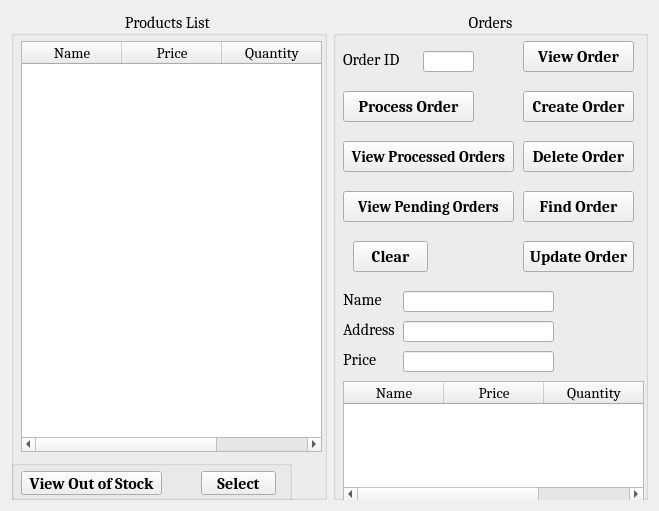
<?xml version="1.0" encoding="UTF-8"?>
<ui version="4.0">
 <class>OrdersForm</class>
 <widget class="QWidget" name="OrdersForm">
  <property name="geometry">
   <rect>
    <x>0</x>
    <y>0</y>
    <width>659</width>
    <height>511</height>
   </rect>
  </property>
  <property name="windowTitle">
   <string>Grocery Store</string>
  </property>
  <layout class="QGridLayout" name="gridLayout">
   <item row="0" column="0">
    <widget class="QGroupBox" name="ProductsList">
     <property name="font">
      <font>
       <family>Cambria</family>
       <pointsize>12</pointsize>
       <bold>false</bold>
      </font>
     </property>
     <property name="title">
      <string>Products List </string>
     </property>
     <property name="alignment">
      <set>Qt::AlignCenter</set>
     </property>
     <widget class="QTableWidget" name="products_table">
      <property name="geometry">
       <rect>
        <x>10</x>
        <y>30</y>
        <width>301</width>
        <height>411</height>
       </rect>
      </property>
      <property name="font">
       <font>
        <family>Cambria</family>
        <pointsize>11</pointsize>
        <bold>false</bold>
       </font>
      </property>
      <column>
       <property name="text">
        <string>Name</string>
       </property>
      </column>
      <column>
       <property name="text">
        <string>Price</string>
       </property>
      </column>
      <column>
       <property name="text">
        <string>Quantity</string>
       </property>
      </column>
     </widget>
     <widget class="QGroupBox" name="OutofstockGropuBox">
      <property name="geometry">
       <rect>
        <x>0</x>
        <y>449</y>
        <width>281</width>
        <height>41</height>
       </rect>
      </property>
      <property name="title">
       <string/>
      </property>
     </widget>
     <widget class="QPushButton" name="view_out_of_stock_button">
      <property name="geometry">
       <rect>
        <x>10</x>
        <y>460</y>
        <width>141</width>
        <height>24</height>
       </rect>
      </property>
      <property name="font">
       <font>
        <family>Cambria</family>
        <pointsize>12</pointsize>
        <bold>true</bold>
       </font>
      </property>
      <property name="text">
       <string>View Out of Stock</string>
      </property>
     </widget>
     <widget class="QPushButton" name="select_button">
      <property name="geometry">
       <rect>
        <x>190</x>
        <y>460</y>
        <width>75</width>
        <height>24</height>
       </rect>
      </property>
      <property name="font">
       <font>
        <family>Cambria</family>
        <pointsize>12</pointsize>
        <bold>true</bold>
       </font>
      </property>
      <property name="text">
       <string>Select</string>
      </property>
     </widget>
    </widget>
   </item>
   <item row="0" column="1">
    <widget class="QGroupBox" name="OrderGroupBox">
     <property name="font">
      <font>
       <family>Cambria</family>
       <pointsize>12</pointsize>
       <bold>false</bold>
      </font>
     </property>
     <property name="title">
      <string>Orders</string>
     </property>
     <property name="alignment">
      <set>Qt::AlignCenter</set>
     </property>
     <widget class="QTableWidget" name="order_table">
      <property name="geometry">
       <rect>
        <x>10</x>
        <y>370</y>
        <width>301</width>
        <height>121</height>
       </rect>
      </property>
      <property name="font">
       <font>
        <family>Cambria</family>
        <pointsize>11</pointsize>
        <bold>false</bold>
       </font>
      </property>
      <column>
       <property name="text">
        <string>Name</string>
       </property>
      </column>
      <column>
       <property name="text">
        <string>Price</string>
       </property>
      </column>
      <column>
       <property name="text">
        <string>Quantity</string>
       </property>
      </column>
     </widget>
     <widget class="QLabel" name="label">
      <property name="geometry">
       <rect>
        <x>10</x>
        <y>40</y>
        <width>71</width>
        <height>16</height>
       </rect>
      </property>
      <property name="font">
       <font>
        <family>Cambria</family>
        <pointsize>12</pointsize>
        <bold>false</bold>
       </font>
      </property>
      <property name="text">
       <string>Order ID</string>
      </property>
     </widget>
     <widget class="QLineEdit" name="order_id_box">
      <property name="geometry">
       <rect>
        <x>90</x>
        <y>40</y>
        <width>51</width>
        <height>21</height>
       </rect>
      </property>
      <property name="font">
       <font>
        <family>Cambria</family>
        <pointsize>11</pointsize>
        <bold>false</bold>
       </font>
      </property>
     </widget>
     <widget class="QPushButton" name="view_order_button">
      <property name="geometry">
       <rect>
        <x>190</x>
        <y>30</y>
        <width>111</width>
        <height>31</height>
       </rect>
      </property>
      <property name="font">
       <font>
        <family>Cambria</family>
        <pointsize>12</pointsize>
        <bold>true</bold>
       </font>
      </property>
      <property name="text">
       <string>View Order</string>
      </property>
     </widget>
     <widget class="QPushButton" name="create_order_button">
      <property name="geometry">
       <rect>
        <x>190</x>
        <y>80</y>
        <width>111</width>
        <height>31</height>
       </rect>
      </property>
      <property name="font">
       <font>
        <family>Cambria</family>
        <pointsize>12</pointsize>
        <bold>true</bold>
       </font>
      </property>
      <property name="text">
       <string>Create Order</string>
      </property>
     </widget>
     <widget class="QPushButton" name="delete_order_button">
      <property name="geometry">
       <rect>
        <x>190</x>
        <y>130</y>
        <width>111</width>
        <height>31</height>
       </rect>
      </property>
      <property name="font">
       <font>
        <family>Cambria</family>
        <pointsize>12</pointsize>
        <bold>true</bold>
       </font>
      </property>
      <property name="text">
       <string>Delete Order</string>
      </property>
     </widget>
     <widget class="QPushButton" name="process_order_button">
      <property name="geometry">
       <rect>
        <x>10</x>
        <y>80</y>
        <width>131</width>
        <height>31</height>
       </rect>
      </property>
      <property name="font">
       <font>
        <family>Cambria</family>
        <pointsize>12</pointsize>
        <bold>true</bold>
       </font>
      </property>
      <property name="text">
       <string>Process Order</string>
      </property>
     </widget>
     <widget class="QPushButton" name="view_processed_orders">
      <property name="geometry">
       <rect>
        <x>10</x>
        <y>130</y>
        <width>171</width>
        <height>31</height>
       </rect>
      </property>
      <property name="font">
       <font>
        <family>Cambria</family>
        <pointsize>11</pointsize>
        <bold>true</bold>
       </font>
      </property>
      <property name="text">
       <string>View Processed Orders</string>
      </property>
     </widget>
     <widget class="QPushButton" name="view_pending_orders">
      <property name="geometry">
       <rect>
        <x>10</x>
        <y>180</y>
        <width>171</width>
        <height>31</height>
       </rect>
      </property>
      <property name="font">
       <font>
        <family>Cambria</family>
        <pointsize>11</pointsize>
        <bold>true</bold>
       </font>
      </property>
      <property name="text">
       <string>View Pending Orders</string>
      </property>
     </widget>
     <widget class="QPushButton" name="find_order_button">
      <property name="geometry">
       <rect>
        <x>190</x>
        <y>180</y>
        <width>111</width>
        <height>31</height>
       </rect>
      </property>
      <property name="font">
       <font>
        <family>Cambria</family>
        <pointsize>12</pointsize>
        <bold>true</bold>
       </font>
      </property>
      <property name="text">
       <string>Find Order</string>
      </property>
     </widget>
     <widget class="QLabel" name="name_label">
      <property name="geometry">
       <rect>
        <x>10</x>
        <y>280</y>
        <width>49</width>
        <height>16</height>
       </rect>
      </property>
      <property name="text">
       <string>Name</string>
      </property>
     </widget>
     <widget class="QLineEdit" name="customer_name_box">
      <property name="geometry">
       <rect>
        <x>70</x>
        <y>280</y>
        <width>151</width>
        <height>21</height>
       </rect>
      </property>
     </widget>
     <widget class="QLabel" name="label_2">
      <property name="geometry">
       <rect>
        <x>10</x>
        <y>310</y>
        <width>61</width>
        <height>16</height>
       </rect>
      </property>
      <property name="text">
       <string>Address</string>
      </property>
     </widget>
     <widget class="QLineEdit" name="customer_address_box">
      <property name="geometry">
       <rect>
        <x>70</x>
        <y>310</y>
        <width>151</width>
        <height>21</height>
       </rect>
      </property>
     </widget>
     <widget class="QLabel" name="price_label">
      <property name="geometry">
       <rect>
        <x>10</x>
        <y>340</y>
        <width>49</width>
        <height>16</height>
       </rect>
      </property>
      <property name="text">
       <string>Price</string>
      </property>
     </widget>
     <widget class="QLineEdit" name="order_price_box">
      <property name="geometry">
       <rect>
        <x>70</x>
        <y>340</y>
        <width>151</width>
        <height>21</height>
       </rect>
      </property>
     </widget>
     <widget class="QPushButton" name="update_order_button">
      <property name="geometry">
       <rect>
        <x>190</x>
        <y>230</y>
        <width>111</width>
        <height>31</height>
       </rect>
      </property>
      <property name="font">
       <font>
        <family>Cambria</family>
        <pointsize>12</pointsize>
        <bold>true</bold>
       </font>
      </property>
      <property name="text">
       <string>Update Order</string>
      </property>
     </widget>
     <widget class="QPushButton" name="clear_button">
      <property name="geometry">
       <rect>
        <x>20</x>
        <y>230</y>
        <width>75</width>
        <height>31</height>
       </rect>
      </property>
      <property name="font">
       <font>
        <family>Cambria</family>
        <pointsize>12</pointsize>
        <bold>true</bold>
       </font>
      </property>
      <property name="text">
       <string>Clear</string>
      </property>
     </widget>
    </widget>
   </item>
  </layout>
 </widget>
 <resources/>
 <connections/>
</ui>
